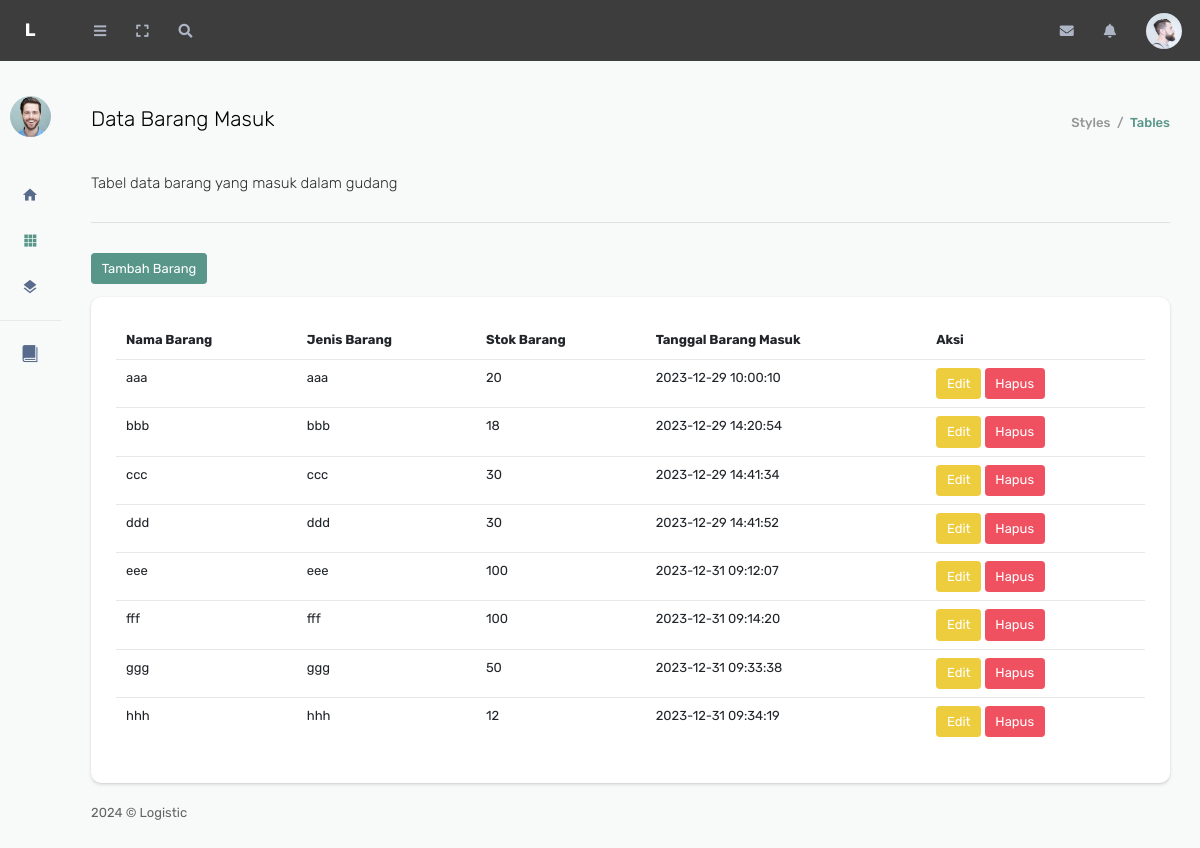
Screenshot of /list_barang_masuk.php with the database file from the repository.
### tables this page shows
CREATE TABLE `barang_masuk` (
  `id_barang` int(11) NOT NULL,
  `nama_barang` varchar(100) NOT NULL,
  `jenis_barang` varchar(50) NOT NULL,
  `jumlah_barang` int(11) NOT NULL,
  `tanggal_masuk` timestamp NOT NULL DEFAULT current_timestamp()
);

### list_barang_masuk.php (the view, shortened to what this page needs)
<?php
include('config/connection.php');
$sql = "SELECT * FROM barang_masuk";
$result = $conn->query($sql);
?>
<!DOCTYPE html>
<html lang="en">
    <head>
        <link href="assets/plugins/bootstrap/css/bootstrap.min.css" rel="stylesheet">
        <link href="assets/plugins/font-awesome/css/all.min.css" rel="stylesheet">
        <link href="assets/plugins/icomoon/style.css" rel="stylesheet">
        <link href="assets/plugins/switchery/switchery.min.css" rel="stylesheet">
        <link href="assets/css/concept.min.css" rel="stylesheet">
        <link href="assets/css/admin2.css" rel="stylesheet">
        <link href="assets/css/custom.css" rel="stylesheet">
    </head>
    <body>
        <div class="page-container">
            <div class="page-content">
                <div class="secondary-sidebar">
                    <div class="secondary-sidebar-bar">
                    </div>
                    <div class="secondary-sidebar-profile">
                        <a href="#">
                            <img src="assets/images/avatars/avatar2.png">
                        </a>
                    </div>
                    <div class="secondary-sidebar-menu">
                        <ul class="accordion-menu">
                            <li>
                                <a href=" <?php echo ($_SESSION['role'] == 'admin') ? 'admin_dashboard.php' : 'karyawan_dashboard.php'; ?>">
                                    <i class="menu-icon icon-home4"></i><span>Dashboard</span>
                                </a>
                            </li>
                            <li class="active-page">
                                <a href="#">
                                    <i class="menu-icon icon-apps"></i><span>Data Barang Masuk</span>
                                </a>
                            </li>
                            <li>
                                <a href="list_barang_keluar.php">
                                    <i class="menu-icon icon-layers"></i><span>Data Barang Keluar</span>
                                </a>
                            </li>
                            <li class="menu-divider"></li>
                            <li>
                                <a href="laporan.php">
                                    <i class="menu-icon icon-book"></i><span>Laporan</span>
                                </a>
                            </li>
                        </ul>
                    </div>
                </div>
                <div class="page-header">
                    <nav class="navbar navbar-default navbar-expand-md">
                        <div class="container-fluid">
                            <div class="collapse navbar-collapse justify-content-between" id="bs-example-navbar-collapse-1">
                                <ul class="nav navbar-nav mr-auto">
                                    <li class="collapsed-sidebar-toggle-inv"><a href="javascript:void(0)" id="collapsed-sidebar-toggle-button"><i class="fas fa-bars"></i></a></li>
                                    <li><a href="javascript:void(0)" id="toggle-fullscreen"><i class="fas fa-expand"></i></a></li>
                                    <li><a href="javascript:void(0)" id="search-button"><i class="fas fa-search"></i></a></li>
                                </ul>
                            </div>
                                <ul class="nav navbar-nav">
                                    <li class="nav-item d-md-block"><a href="javascript:void(0)" class="right-sidebar-toggle" data-sidebar-id="main-right-sidebar"><i class="fas fa-envelope"></i></a></li>
                                    <li class="dropdown nav-item d-md-block">
                                        <a href="javascript:void(0)" class="dropdown-toggle" data-toggle="dropdown" role="button" aria-haspopup="true" aria-expanded="false"><i class="fas fa-bell"></i></a>
                                    </li>
                                    <li class="dropdown nav-item d-md-block">
                                        <a href="#" class="nav-link dropdown-toggle" id="navbarDropdown" data-toggle="dropdown" role="button" aria-haspopup="true" aria-expanded="false"><img src="assets/images/avatars/avatar1.png" alt="" class="rounded-circle"></a>
                                    </li>
                                </ul>
                        </div>
                    </nav>
                </div>
                <div class="page-inner no-page-title">
                    <div id="main-wrapper">
                        <div class="content-header">
                            <nav aria-label="breadcrumb">
                                <ol class="breadcrumb breadcrumb-style-1">
                                    <li class="breadcrumb-item"><a href="#">Styles</a></li>
                                    <li class="breadcrumb-item active" aria-current="page">Tables</li>
                                </ol>
                            </nav>
                            <h1 class="page-title">Data Barang Masuk</h1>
                        </div>
                        <h5 class="page-desc">Tabel data barang yang masuk dalam gudang</h5>
                        <div class="divider"></div>
                        <div class="row">
                            <div class="col-xl">
                            <a href="add_barang_masuk.php"><button class="btn btn-primary mb-3">Tambah Barang</button></a>
                                <div class="card">
                                    <div class="card-body">
                                        <div class="table-responsive">
                                            <table class="table">
                                                <thead>
                                                    <tr>
                                                        <th scope="col">Nama Barang</th>
                                                        <th scope="col">Jenis Barang</th>
                                                        <th scope="col">Stok Barang</th>
                                                        <th scope="col">Tanggal Barang Masuk</th>
                                                        <th scope="col">Aksi</th>
                                                    </tr>
                                                </thead>
                                                <tbody>
                                                    <?php
                                                        if ($result->num_rows > 0) {
                                                            while ($row = $result->fetch_assoc()) {
                                                                echo "<tr>";
                                                                echo "<td>".$row['nama_barang']."</td>";
                                                                echo "<td>".$row['jenis_barang']."</td>";
                                                                echo "<td>".$row['jumlah_barang']."</td>";
                                                                echo "<td>".$row['tanggal_masuk']."</td>";
                                                                echo "<td><a href='edit_barang_masuk.php?id=".$row['id_barang']."'><button class='btn btn-warning'>Edit</button></a> <a href='delete_barang_masuk.php?id=".$row['id_barang']."'><button class='btn btn-danger'>Hapus</button></a></td>";
                                                                echo "</tr>";
                                                            }
                                                        } else {
                                                            echo "<tr><td colspan='6'>Tidak ada data barang masuk.</td></tr>";
                                                        }
                                                        ?>
                                                </tbody>
                                            </table>
                                        </div>
                                    </div>
                                </div>
                            </div>
                        </div>
                    </div>
                <div class="page-footer">
                    <p>2024 &copy; Logistic</p>
                </div>
                </div>
            </div>
        </div>
    </body>
</html>

### assets/css/admin2.css (style rules this page uses)
html, body { background: #fff; }
a, a:hover { color: #59968A; }
.secondary-sidebar { border-right: none; background: none; }
.secondary-sidebar-bar { border-bottom: 0; background: #3D3D3D; }
.secondary-sidebar .accordion-menu { margin-top: 20px; }
.secondary-sidebar-menu ul li a { padding: 11px 12px 11px 30px; }
.secondary-sidebar-menu ul li.menu-divider { margin: 10px 0 10px 20px; }
.secondary-sidebar-profile { display: block; overflow: hidden; }
.secondary-sidebar-profile > a { display: block; width: 100%; overflow: hidden; padding: 35px 12px 15px 18px; color: #646464; -webkit-transition: all .2s ease-in-out; -moz-transition: all .2s ease-in-out; -o-transition: all .2s ease-in-out; transition: all .2s ease-in-out; }
.secondary-sidebar-profile > a img { width: 50px; height: 50px; border-radius: 50px; float: left; }
.collapsed-sidebar .secondary-sidebar-profile > a { padding: 35px 10px 15px 10px; }
.collapsed-sidebar .secondary-sidebar-profile > a img { width: 41px; height: 41px; }
.collapsed-sidebar .secondary-sidebar-menu ul li.menu-divider { width: 61px; margin-left: 0; margin-right: 0; }
.secondary-sidebar-menu ul li.active-page>a, .secondary-sidebar-menu ul li.active-page>a i, .secondary-sidebar-menu ul li.active-page>a:hover, .secondary-sidebar-menu ul li.active-page>a:hover i, .secondary-sidebar-menu ul li.open>a, .secondary-sidebar-menu ul li.open>a i, .secondary-sidebar-menu ul li.open>a:hover, .secondary-sidebar-menu ul li.open>a:hover i { color: #59968A!important; }
.page-header { background: #3D3D3D; }
.page-header .navbar { border-bottom: 0; padding: 0 3px!important; }
.page-inner { padding-top: 45px; padding-left: 30px; }
.page-content { background: #F8FAF9; margin-left: 0; width: 100%; }
.content-header { padding-bottom: 35px; }
.content-header .breadcrumb { float: right; margin-bottom: 0; line-height: 33px; margin-left: 25px; }
.breadcrumb > .active { color: #59968A; }
.page-header .navbar-nav > li > a:link { color: #AEB5C5!important; -webkit-transition: all .2s ease-in-out; -moz-transition: all .2s ease-in-out; -o-transition: all .2s ease-in-out; transition: all .2s ease-in-out; }
.page-header .navbar-nav > li:last-child > a { padding-right: 0!important; }
.card { border: none; -webkit-box-shadow: 0 1.6px 3.6px 0 rgba(0,0,0,0.132), 0 0.3px 0.9px 0 rgba(0,0,0,0.108); box-shadow: 0 1.6px 3.6px 0 rgba(0,0,0,0.132), 0 0.3px 0.9px 0 rgba(0,0,0,0.108); border-radius: 10px; }
.card-body { padding: 25px!important; }
.btn-primary { border-color: #59968A!important; background-color: #59968A!important; -webkit-transition: all .2s ease-in-out; -moz-transition: all .2s ease-in-out; -o-transition: all .2s ease-in-out; transition: all .2s ease-in-out; }

### rows the page displays
barang_masuk: nama_barang "aaa", jenis_barang "aaa", jumlah_barang "20", tanggal_masuk "2023-12-29 10:00:10"
barang_masuk: nama_barang "bbb", jenis_barang "bbb", jumlah_barang "18", tanggal_masuk "2023-12-29 14:20:54"
barang_masuk: nama_barang "ccc", jenis_barang "ccc", jumlah_barang "30", tanggal_masuk "2023-12-29 14:41:34"
barang_masuk: nama_barang "ddd", jenis_barang "ddd", jumlah_barang "30", tanggal_masuk "2023-12-29 14:41:52"
barang_masuk: nama_barang "eee", jenis_barang "eee", jumlah_barang "100", tanggal_masuk "2023-12-31 09:12:07"
barang_masuk: nama_barang "fff", jenis_barang "fff", jumlah_barang "100", tanggal_masuk "2023-12-31 09:14:20"
barang_masuk: nama_barang "ggg", jenis_barang "ggg", jumlah_barang "50", tanggal_masuk "2023-12-31 09:33:38"
barang_masuk: nama_barang "hhh", jenis_barang "hhh", jumlah_barang "12", tanggal_masuk "2023-12-31 09:34:19"
